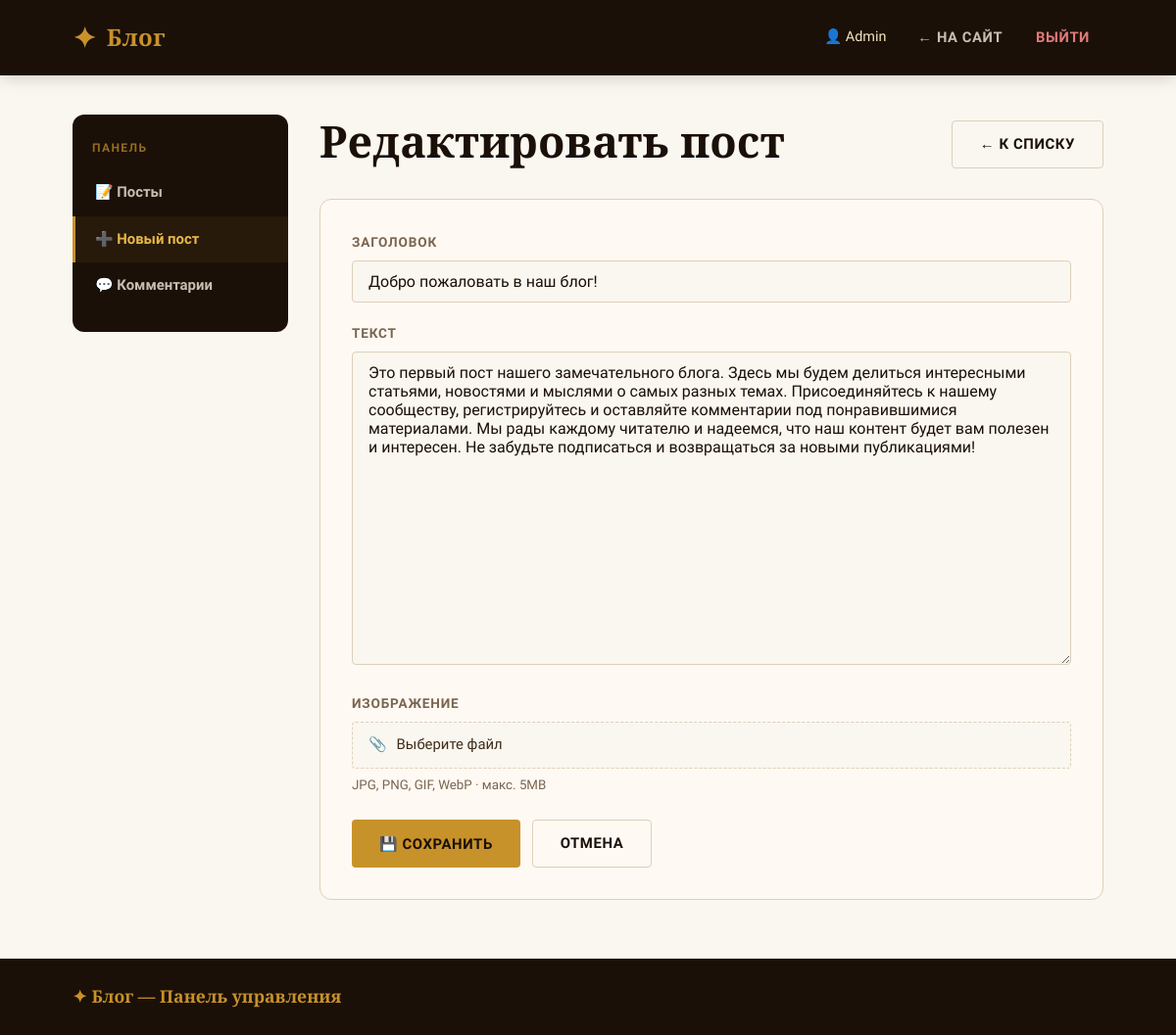
The app's page /admin/posts_form.php?id=1 (signed in) with its own data.
### tables this page shows
CREATE TABLE IF NOT EXISTS posts (
    id INT AUTO_INCREMENT PRIMARY KEY,
    title VARCHAR(255) NOT NULL,
    content TEXT NOT NULL,
    image VARCHAR(255) DEFAULT NULL,
    author_id INT NOT NULL,
    likes INT DEFAULT 0,
    created_at TIMESTAMP DEFAULT CURRENT_TIMESTAMP,
    updated_at TIMESTAMP DEFAULT CURRENT_TIMESTAMP ON UPDATE CURRENT_TIMESTAMP,
    FOREIGN KEY (author_id) REFERENCES users(id) ON DELETE CASCADE
);

### includes/functions.php (called while the page is built, shortened)
<?php
function h($str) {
    return htmlspecialchars($str, ENT_QUOTES, 'UTF-8');
}

### admin/posts_form.php (the view, shortened to what this page needs)
<?php
$isEdit = isset($_GET['id']) && (int)$_GET['id'] > 0;
$editId = $isEdit ? (int)$_GET['id'] : 0;
require_once 'header.php';
$pdo = getDB();
$post = null;
if ($isEdit) {
    $stmt = $pdo->prepare("SELECT * FROM posts WHERE id = ?");
    $stmt->execute([$editId]);
    $post = $stmt->fetch();
}
?>
<div class="admin-header">
    <div>
        <h1 class="page-title"><?= $isEdit ? 'Редактировать пост' : 'Новый пост' ?></h1>
    </div>
    <a href="posts.php" class="btn btn-outline">← К списку</a>
</div>
<div style="background:var(--warm-white); border:1px solid var(--border); border-radius:var(--radius-lg); padding:32px;">
<form method="POST" enctype="multipart/form-data">
    <div class="form-group">
        <label class="form-label" for="title">Заголовок</label>
        <input type="text" id="title" name="title" class="form-control" required maxlength="255"
               value="<?= h($_POST['title'] ?? $post['title'] ?? '') ?>"
               placeholder="Заголовок поста">
    </div>
    <div class="form-group">
        <label class="form-label" for="content">Текст</label>
        <textarea id="content" name="content" class="form-control" required
                  style="min-height:320px;" placeholder="Текст статьи…"><?= h($_POST['content'] ?? $post['content'] ?? '') ?></textarea>
    </div>
    <div class="form-group">
        <label class="form-label">Изображение</label>
        <label class="file-upload-label" for="image-upload">
            📎 <span id="file-label-text">Выберите файл</span>
        </label>
        <small style="color:var(--ink-light); display:block; margin-top:6px;">JPG, PNG, GIF, WebP · макс. 5MB</small>
    </div>
    <div style="display:flex; gap:12px; flex-wrap:wrap; margin-top:24px;">
        <button type="submit" class="btn btn-primary"><?= $isEdit ? '💾 Сохранить' : '➕ Создать пост' ?></button>
        <a href="posts.php" class="btn btn-outline">Отмена</a>
    </div>
</form>
</div>
<?php require_once 'footer.php'; ?>

### assets/css/style.css (style rules this page uses)
:root { --ink: #1a1008; --ink-mid: #3d2e1a; --ink-light: #7a6650; --parchment: #faf6f0; --cream: #f3ede3; --warm-white: #fff9f3; --gold: #c8922a; --gold-light: #e8b84b; --gold-pale: #f5e6c3; --rust: #b04a2f; --sage: #5a7a5f; --border: #ddd0ba; --shadow: rgba(26,16,8,0.10); --shadow-md: rgba(26,16,8,0.18); --radius: 4px; --radius-lg: 12px; --font-display: 'Playfair Display', Georgia, serif; --font-body: 'Source Sans 3', 'Segoe UI', sans-serif; --transition: 0.22s ease; }
*, *::before, *::after { box-sizing: border-box; margin: 0; padding: 0; }
html { font-size: 16px; scroll-behavior: smooth; }
body { font-family: var(--font-body); background: var(--parchment); color: var(--ink); line-height: 1.7; min-height: 100vh; display: flex; flex-direction: column; }
a { color: var(--gold); text-decoration: none; transition: color var(--transition); }
.page-title { font-family: var(--font-display); font-size: clamp(1.8rem, 4vw, 2.8rem); font-weight: 900; color: var(--ink); margin-bottom: 8px; line-height: 1.2; }
.form-group { margin-bottom: 20px; }
.form-label { display: block; font-size: 0.85rem; font-weight: 700; letter-spacing: 0.06em; text-transform: uppercase; color: var(--ink-light); margin-bottom: 7px; }
.form-control { width: 100%; padding: 11px 16px; background: var(--parchment); border: 1.5px solid var(--border); border-radius: var(--radius); font-size: 1rem; font-family: var(--font-body); color: var(--ink); transition: border-color var(--transition), box-shadow var(--transition); outline: none; }
textarea.form-control { resize: vertical; min-height: 120px; }
.btn { display: inline-flex; align-items: center; justify-content: center; gap: 8px; padding: 11px 28px; border-radius: var(--radius); font-size: 0.93rem; font-weight: 700; letter-spacing: 0.04em; font-family: var(--font-body); cursor: pointer; border: none; transition: all var(--transition); text-transform: uppercase; }
.btn-primary { background: var(--gold); color: var(--ink); }
.btn-outline { background: transparent; color: var(--ink); border: 1.5px solid var(--border); }
.admin-header { display: flex; align-items: center; justify-content: space-between; margin-bottom: 24px; flex-wrap: wrap; gap: 12px; }
.file-upload-label { display: flex; align-items: center; gap: 10px; padding: 10px 16px; background: var(--parchment); border: 1.5px dashed var(--border); border-radius: var(--radius); cursor: pointer; font-size: 0.93rem; color: var(--ink-mid); transition: all var(--transition); }

### records on screen
posts: title "Добро пожаловать в наш блог!", content "Это первый пост нашего замечательного блога. Здесь мы будем делиться интересными статьями, новостями и мыслями о самых разных темах. Присоединяйтесь к нашему сообществу, регистрируйтесь и оставляйте комментарии под понравившимися материалами. Мы рады каждому читателю и надеемся, что наш контент будет вам полезен и интересен. Не забудьте подписаться и возвращаться за новыми публикациями!"

### other values on screen
$_SESSION['name'] "Admin"
